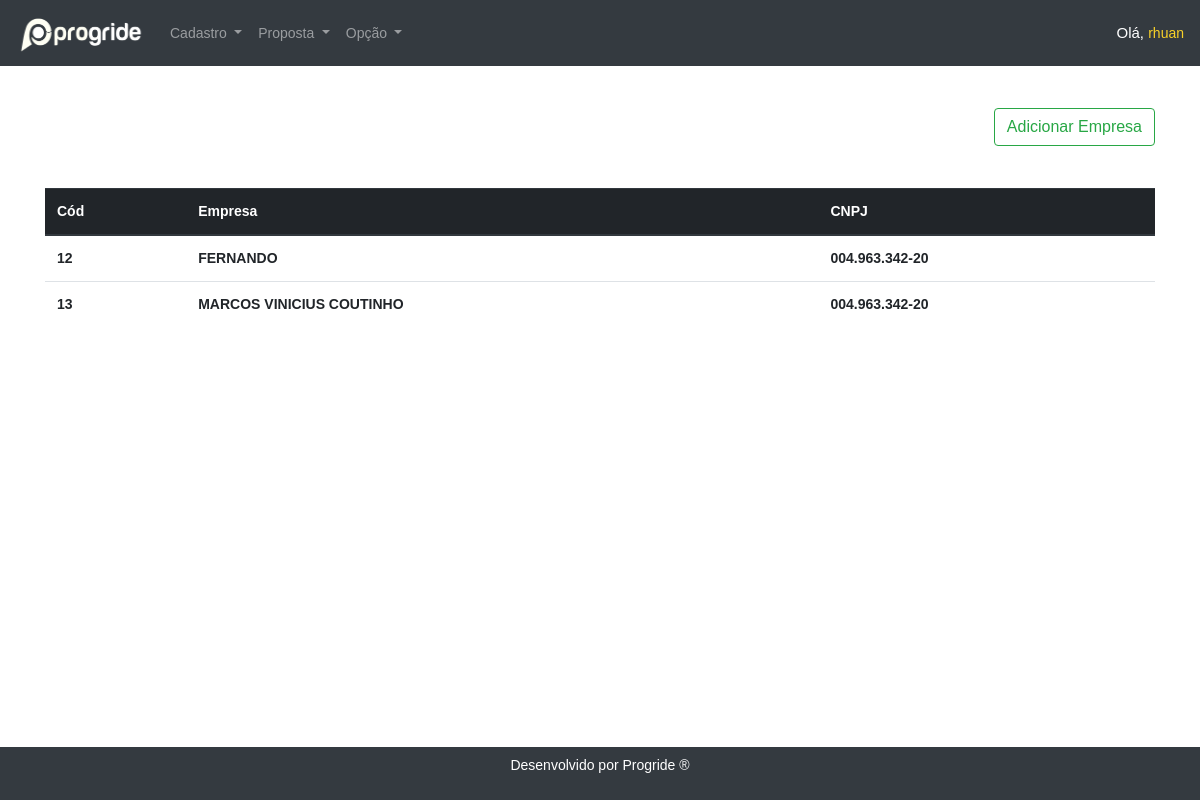
The page /php/painel.php?page=parceiro/ (signed in) on the database its author committed.
### tables this page shows
CREATE TABLE `tab_cad` (
  `TAB_CAD_ID` int(11) NOT NULL,
  `TAB_CAD_OPT` varchar(1) DEFAULT NULL,
  `TAB_CAD_CPF` varchar(20) DEFAULT NULL,
  `TAB_CAD_NOME` varchar(100) DEFAULT NULL,
  `TAB_CAD_FANTASIA` varchar(100) DEFAULT NULL,
  `TAB_CAD_NASC` date DEFAULT NULL,
  `TAB_CAD_EMAIL` varchar(100) DEFAULT NULL,
  `TAB_CAD_CONT_EMP` varchar(100) DEFAULT NULL,
  `TAB_CAD_TELELEFONE` varchar(20) DEFAULT NULL,
  `TAB_CAD_CELULAR` varchar(20) DEFAULT NULL,
  `TAB_CAD_PORT` varchar(100) DEFAULT NULL,
  `TAB_CAD_CNAE` varchar(100) DEFAULT NULL,
  `TAB_CAD_CEP` varchar(10) DEFAULT NULL,
  `TAB_CAD_UF` varchar(2) DEFAULT NULL,
  `TAB_CAD_NUM` varchar(10) DEFAULT NULL,
  `TAB_CAD_MUNICIPIO` varchar(30) DEFAULT NULL,
  `TAB_CAD_ENDERECO` varchar(10) DEFAULT NULL,
  `TAB_CAD_BAIRRO` varchar(100) DEFAULT NULL,
  `TAB_CAD_COMPLEMENTO` varchar(100) DEFAULT NULL,
  `TAB_CAD_CONTATO_NOME` varchar(100) DEFAULT NULL,
  `TAB_CAD_CONTATO_EMAIL` varchar(100) DEFAULT NULL,
  `TAB_CAD_CONTATO_CARGO` varchar(100) DEFAULT NULL,
  `TAB_CAD_CONTATO_TELEFONE` varchar(20) DEFAULT NULL,
  `TAB_CAD_RG` varchar(10) DEFAULT NULL,
  `TAB_CAD_CNH` varchar(15) DEFAULT NULL,
  `TAB_CAD_DATA_INCLUSAOUS` date DEFAULT NULL,
  `TAB_CAD_DATA_ALTER` date DEFAULT NULL
);

### conection/conection.php (called while the page is built)
<?php
class ConnectFactory{
    public static function getConection(){
        $host = "mysql:host=localhost;dbname=crm";
        $root = "root";
        $senha = "";
    try {
        $con = new PDO($host,$root, $senha);
    } catch (PDOException $exc) {
        echo                      "<br><br><br><br>".$exc->getMessage();
    }
        return $con;
    }
}
?>

### dao/DAO.php (called while the page is built)
<?php
include_once "../conection/conection.php";
abstract class Dao{
    public function __construct()
    {
        $this->con = ConnectFactory :: getConection();
    }
    }
?>

### dao/ParceiroDAO.php (called while the page is built, shortened)
<?php
include_once "../dao/DAO.php";
include_once "../class/classParceiro.php";
    class ParceiroDao extends Dao{
        public function contratoParceiro(){
            $sql = "SELECT * from `tab_cad` ";
            $select = $this->con->prepare($sql);
            $select->execute();
            $array = array();
            while($row = $select->fetch(PDO::FETCH_ASSOC)){
                $classParceiro = new ClassParceiro();
                $classParceiro->setID($row['TAB_CAD_ID']);
                $classParceiro->setNome($row['TAB_CAD_NOME']);
                $classParceiro->setFantasia($row['TAB_CAD_FANTASIA']);
                $classParceiro->setCpf($row['TAB_CAD_CPF']);
                $array[] = $classParceiro;
            }
                return $array;
        }
    }
?>

### class/classParceiro.php (called while the page is built, shortened)
<?php
    class ClassParceiro{
        private $id = null;
        private $cpf;
        private $fantasia;
        public function setID($id){
            $this->id = $id;
        }
        public function getID(){
            return $this->id;
        }
        public function setCpf($cpf){
            $this->cpf = $cpf;
        }
        public function getCpf(){
            return $this->cpf;
        }
        public function setFantasia($fantasia){
            $this->fantasia = $fantasia;
        }
        public function getFantasia(){
            return $this->fantasia;
        }
    }
?>

### php/parceiro.php (the view)
<?php
include_once "../dao/ParceiroDAO.php";
$parceiro = new ParceiroDao();
$dados = $parceiro->contratoParceiro();
?>
<br><br>
<link href='../css/table.css' rel='stylesheet' />
<div class="text-right">
<a class="btn btn-outline-success" href="?page=add/parceiro/">Adicionar Empresa</a>
</div>
<br><br>
<table class="table">
    <thead class="thead-dark">
        <tr>
            <th scope="col">Cód</th>
            <th scope="col">Empresa</th>
            <th scope="col">CNPJ</th>
        </tr>
    </thead>
    <tbody>
        <?php
        foreach ($dados as $dados) {
        ?>
            <tr>
                <th scope="col"><?php echo $dados->getID(); ?></th>
                <th scope="col"><?php echo $dados->getFantasia(); ?></th>
                <th scope="col"><?php echo $dados->getCpf(); ?></th>
            </tr>
        <?php
        }
        ?>
    </tbody>
</table>

### css/main.css (style rules this page uses)
:root { --fc-daygrid-event-dot-width: 8px; }
:root { --fc-list-event-dot-width: 10px; --fc-list-event-hover-bg-color: #f5f5f5; }

### css/css.css (style rules this page uses)
body { margin: 0; padding: 0; font-family: Arial, Helvetica Neue, Helvetica, sans-serif; font-size: 14px; }

### css/table.css (style rules this page uses)
table { max-width: 100%; overflow: scroll; }

### rows shown on the page
tab_cad: TAB_CAD_ID "12", TAB_CAD_FANTASIA "FERNANDO", TAB_CAD_CPF "004.963.342-20"
tab_cad: TAB_CAD_ID "13", TAB_CAD_FANTASIA "MARCOS VINICIUS COUTINHO", TAB_CAD_CPF "004.963.342-20"

### other values the page prints
$_SESSION['user']['nome'] "rhuan"
